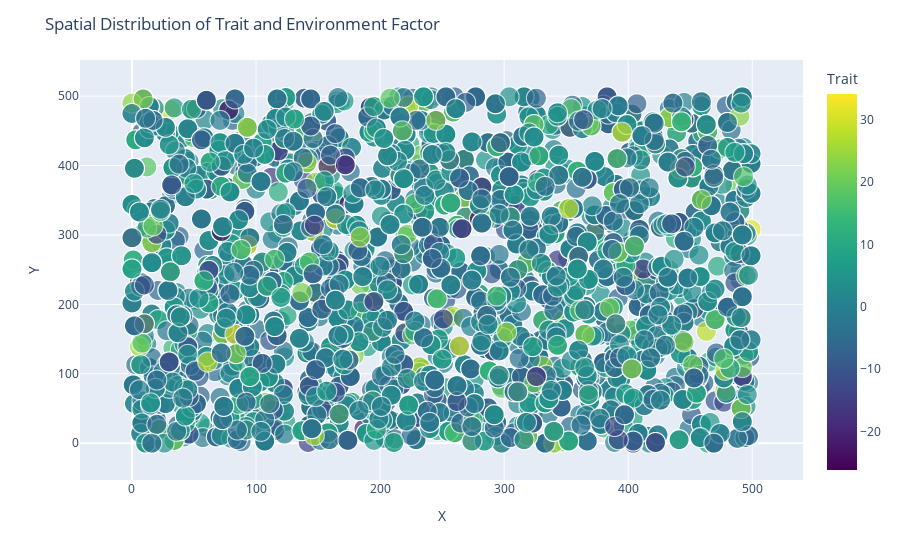

Notebook code for this chart:
### Code cell
import plotly.express as px

# Assuming 'last_step_data' is your DataFrame containing data for the last step
fig = px.scatter(
    last_step_data,
    x='x',
    y='y',
    color='Trait',
    size='Environment Factor',
    hover_data=['Trait', 'Environment Factor']
)

# Customize the appearance of the plot
fig.update_layout(
    coloraxis=dict(colorscale='Viridis'),
    title='Spatial Distribution of Trait and Environment Factor',
    xaxis_title='X',
    yaxis_title='Y'
)

# Show the interactive plot
fig.show()

### Figure 1 — Plotly figure (JSON) as saved in the notebook; plotly's stock layout.template omitted (floating-point values rounded to 4 significant figures; data arrays with more than 128 entries replaced by an {"elided": "..."} marker saying what was removed)
{"data": [{"customdata": {"elided": "5000x2 float values"}, "hovertemplate": "x=%{x}<br>y=%{y}<br>Environment Factor=%{customdata[1]}<br>Trait=%{marker.color}<extra></extra>", "legendgroup": "", "marker": {"color": {"elided": "5000 float values"}, "coloraxis": "coloraxis", "size": {"elided": "5000 float values"}, "sizemode": "area", "sizeref": 2.5e-06, "symbol": "circle"}, "mode": "markers", "name": "", "showlegend": false, "x": {"elided": "5000 int values"}, "xaxis": "x", "y": {"elided": "5000 int values"}, "yaxis": "y", "type": "scattergl"}], "layout": {"xaxis": {"anchor": "y", "domain": [0.0, 1.0], "title": {"text": "X"}}, "yaxis": {"anchor": "x", "domain": [0.0, 1.0], "title": {"text": "Y"}}, "coloraxis": {"colorbar": {"title": {"text": "Trait"}}, "colorscale": [[0.0, "#440154"], [0.1111, "#482878"], [0.2222, "#3e4989"], [0.3333, "#31688e"], [0.4444, "#26828e"], [0.5556, "#1f9e89"], [0.6667, "#35b779"], [0.7778, "#6ece58"], [0.8889, "#b5de2b"], [1.0, "#fde725"]]}, "legend": {"tracegroupgap": 0, "itemsizing": "constant"}, "margin": {"t": 60}, "title": {"text": "Spatial Distribution of Trait and Environment Factor"}}}
